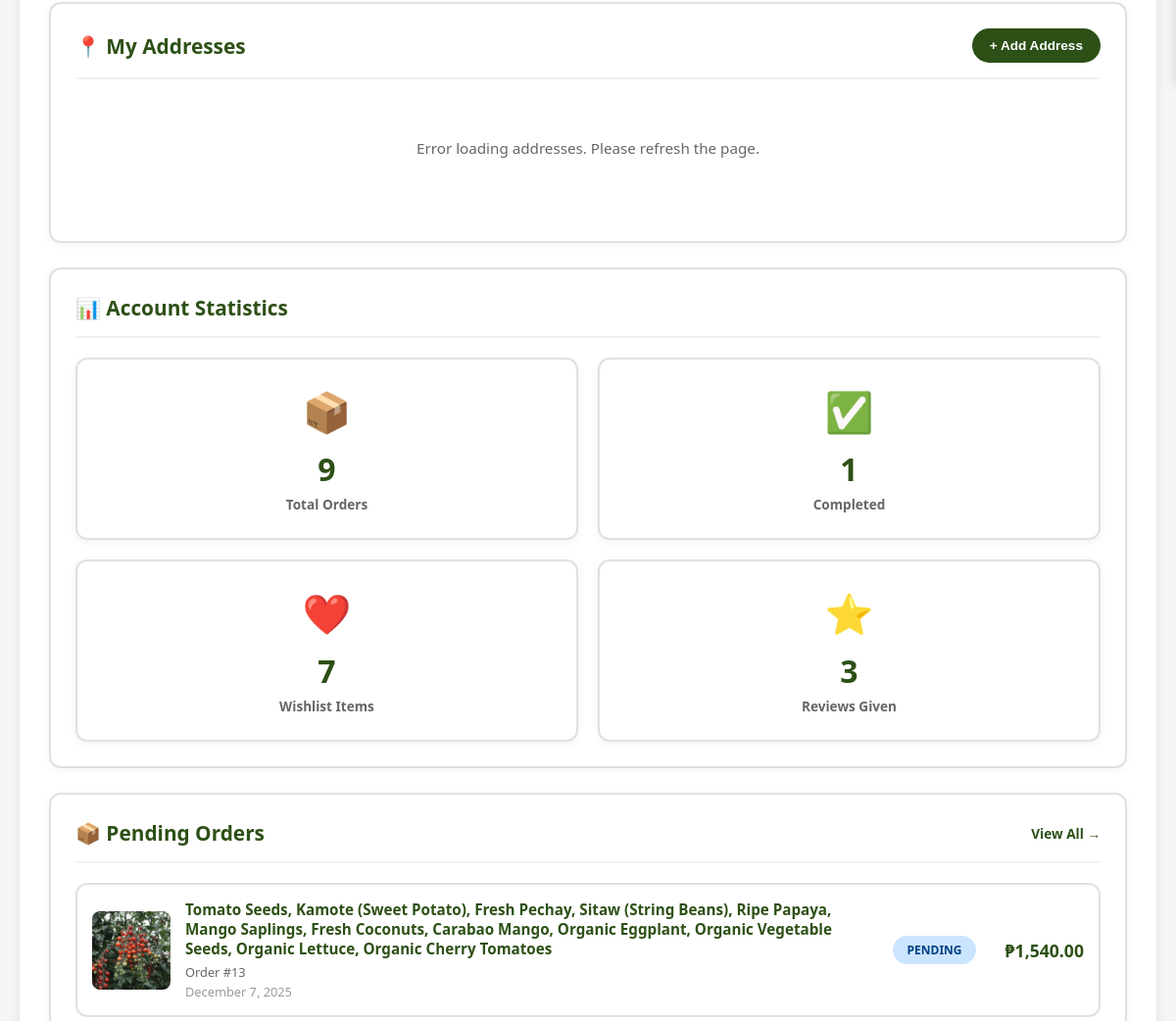
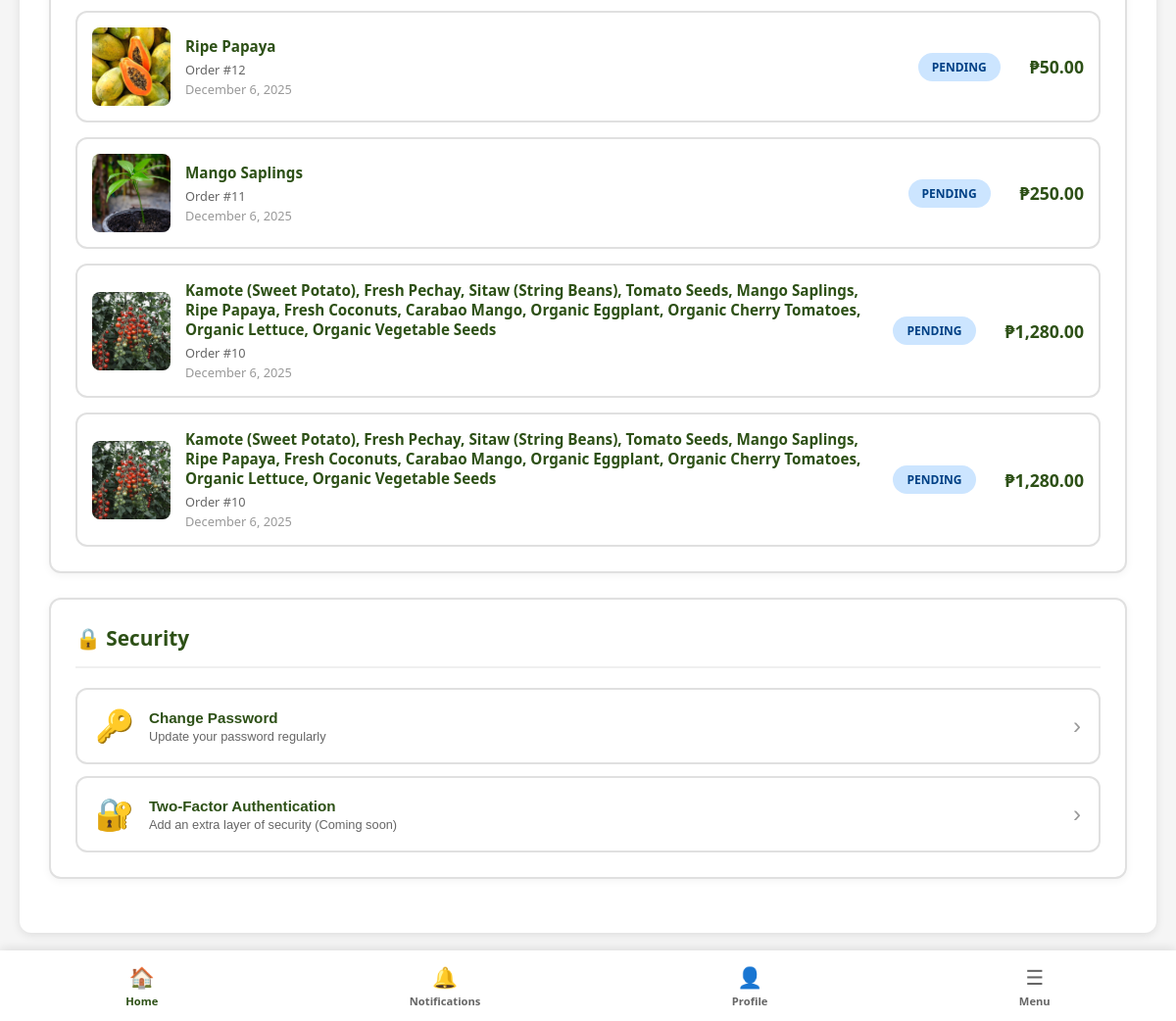
The app's page /public/profile/user (signed in, lower part), older data (2 pictures, top to bottom).
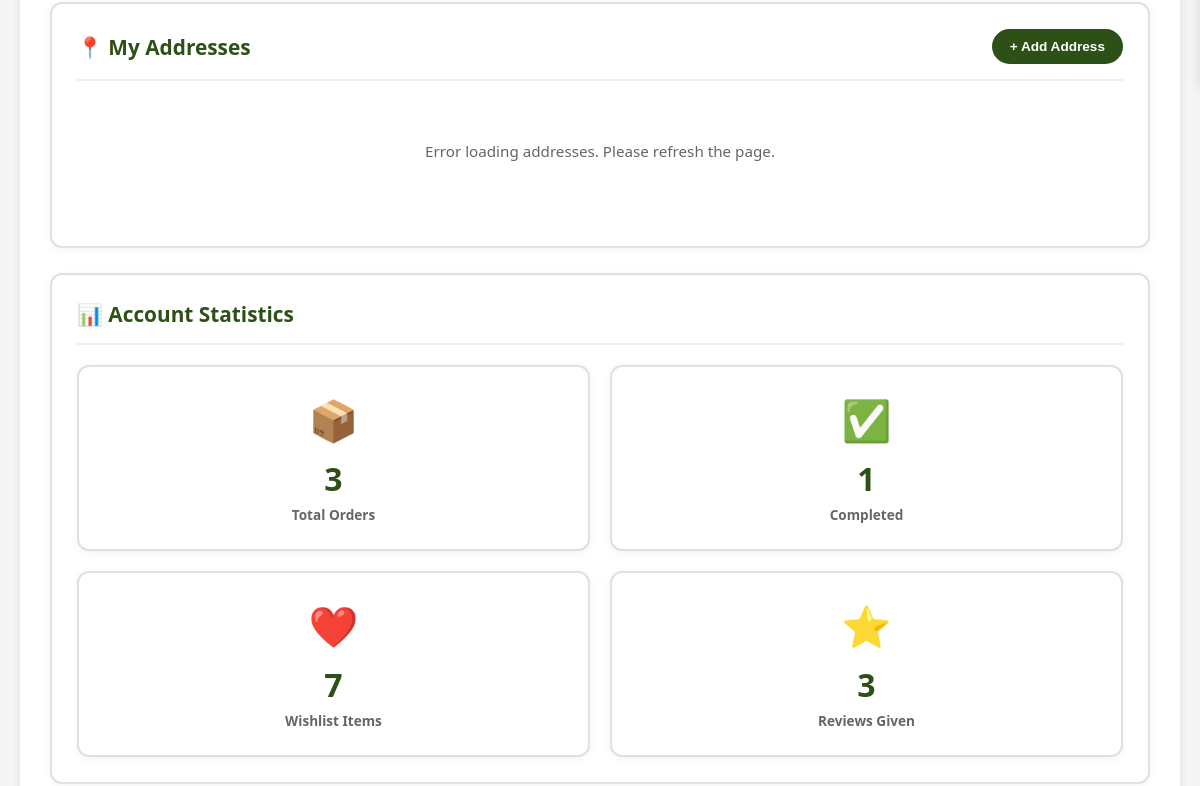
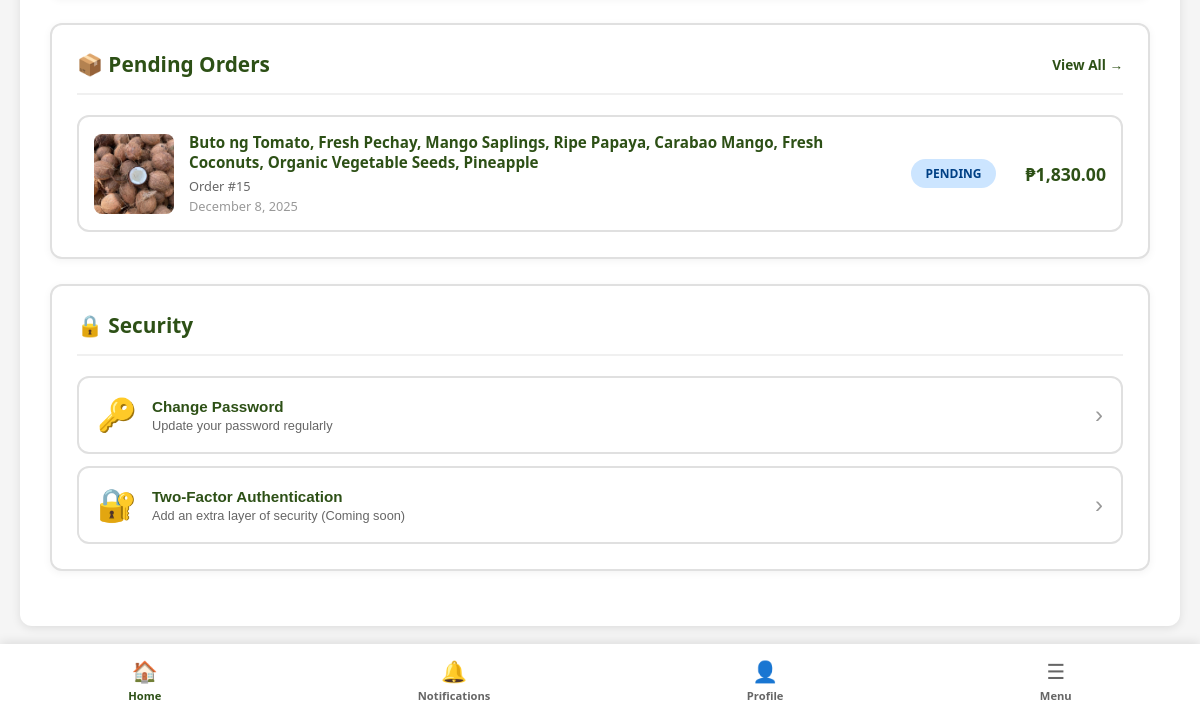
The same page, newer data (2 pictures, top to bottom).
### tables this page shows
CREATE TABLE `orders` (
  `orderID` int(11) NOT NULL,
  `buyerID` int(11) NOT NULL,
  `order_date` timestamp NOT NULL DEFAULT current_timestamp(),
  `total_amount` decimal(10,2) NOT NULL,
  `order_status` enum('pending','processing','shipped','delivered','cancelled') DEFAULT 'pending',
  `delivery_address` text NOT NULL,
  `delivery_municipality` varchar(100) NOT NULL,
  `delivery_province` varchar(100) NOT NULL,
  `delivery_postal_code` varchar(10) NOT NULL,
  `payment_method` enum('cash_on_delivery','gcash','bank_transfer') DEFAULT 'cash_on_delivery',
  `payment_status` enum('pending','paid','failed') DEFAULT 'pending',
  `payment_method_new` enum('cod','gcash','paymaya') NOT NULL DEFAULT 'cod',
  `shipping_fee` decimal(10,2) DEFAULT 0.00,
  `lgu_delivery_status` enum('pending_pickup','picked_up','in_transit','delivered','failed') DEFAULT 'pending_pickup',
  `assigned_rider_id` int(11) DEFAULT NULL,
  `rider_assigned_at` timestamp NULL DEFAULT NULL,
  `picked_up_at` timestamp NULL DEFAULT NULL,
  `delivered_at` timestamp NULL DEFAULT NULL,
  `payment_received_by_lgu_at` timestamp NULL DEFAULT NULL,
  `credited_to_seller_at` timestamp NULL DEFAULT NULL,
  `lgu_notes` text DEFAULT NULL,
  `receipt_generated` tinyint(1) DEFAULT 0,
  `notes` text DEFAULT NULL,
  `updated_at` timestamp NOT NULL DEFAULT current_timestamp() ON UPDATE current_timestamp()
);

### app/controllers/ProfileController.php (called while the page is built, shortened)
<?php
require_once __DIR__ . '/../models/User.php';
require_once __DIR__ . '/../../config/database.php';
class ProfileController
{
    private $userModel;
    public function __construct()
    {
        $this->userModel = new User();
    }
    public function getProfile()
    {
        $userID = $_SESSION['user_id'];
        $user = $this->userModel->getUserById($userID);
        return $user;
    }
    public function getUserStats($userID)
    {
        try {
            $db = new Database();
            $conn = $db->connect();
            $ordersQuery = "SELECT COUNT(*) as total_orders FROM orders WHERE buyerID = ?";
            $stmt = $conn->prepare($ordersQuery);
            $stmt->execute([$userID]);
            $ordersResult = $stmt->fetch(PDO::FETCH_ASSOC);
            $completedQuery = "SELECT COUNT(*) as completed_orders
                              FROM orders
                              WHERE buyerID = ? AND order_status = 'delivered'";
            $stmt = $conn->prepare($completedQuery);
            $stmt->execute([$userID]);
            $completedResult = $stmt->fetch(PDO::FETCH_ASSOC);
            $wishlistQuery = "SELECT COUNT(*) as wishlist_count FROM wishlist WHERE buyerID = ?";
            $stmt = $conn->prepare($wishlistQuery);
            $stmt->execute([$userID]);
            $wishlistResult = $stmt->fetch(PDO::FETCH_ASSOC);
            $reviewsQuery = "SELECT COUNT(*) as reviews_count FROM reviews WHERE buyerID = ?";
            $stmt = $conn->prepare($reviewsQuery);
            $stmt->execute([$userID]);
            $reviewsResult = $stmt->fetch(PDO::FETCH_ASSOC);
            return [
                'total_orders' => $ordersResult['total_orders'] ?? 0,
                'completed_orders' => $completedResult['completed_orders'] ?? 0,
                'wishlist_count' => $wishlistResult['wishlist_count'] ?? 0,
                'reviews_count' => $reviewsResult['reviews_count'] ?? 0
            ];
        } catch (Exception $e) {
            error_log("Get user stats error: " . $e->getMessage());
            return [
                'total_orders' => 0,
                'completed_orders' => 0,
                'wishlist_count' => 0,
                'reviews_count' => 0
            ];
        }
    }
    public function formatDate($dateString)
    {
        try {
            $date = new DateTime($dateString);
            return $date->format('F j, Y');
        } catch (Exception $e) {
            return 'Invalid date';
        }
    }
}

### app/models/User.php (called while the page is built, shortened)
<?php
require_once __DIR__ . '/../../config/database.php';
class User
{
    private $conn;
    private $table = 'users';
    public function __construct()
    {
        $database = new Database();
        $this->conn = $database->connect();
    }
    public function getUserById($userID)
    {
        try {
            $query = "SELECT * FROM " . $this->table . " WHERE userID = :userID LIMIT 1";
            $stmt = $this->conn->prepare($query);
            $stmt->bindParam(':userID', $userID);
            $stmt->execute();
            $result = $stmt->fetch(PDO::FETCH_ASSOC);
            return $result;
        } catch (PDOException $e) {
            error_log("Error in getUserById: " . $e->getMessage());
            return null;
        }
    }
}

### config/database.php (called while the page is built)
<?php
class Database
{
    private $host = "localhost";
    private $user = "root";
    private $pass = "";
    private $dbname = "agri_db";
    private $conn;
    public function connect()
    {
        if ($this->conn === null) {
            try {
                $dsn = "mysql:host={$this->host};dbname={$this->dbname};charset=utf8mb4";
                $this->conn = new PDO($dsn, $this->user, $this->pass);
                $this->conn->setAttribute(PDO::ATTR_ERRMODE, PDO::ERRMODE_EXCEPTION);
            } catch (PDOException $e) {
                die("Database Error: " . $e->getMessage());
            }
        }
        return $this->conn;
    }
}

### app/views/marketplace/profile.php (the view, shortened to what the changed rows need)
<?php
require_once BASE_PATH . '/app/controllers/ProfileController.php';
require_once BASE_PATH . '/config/database.php';
$profileController = new ProfileController();
$user = $profileController->getProfile();
$userStats = $profileController->getUserStats($user['userID']);
try {
    $db = new Database();
    $conn = $db->connect();
    $query = "SELECT
                o.orderID,
                o.order_date as created_at,
                o.total_amount,
                o.order_status as status,
                GROUP_CONCAT(p.product_name SEPARATOR ', ') as product_name,
                MIN(pi.image_path) as image
              FROM orders o
              JOIN order_items oi ON o.orderID = oi.orderID
              JOIN products p ON oi.productID = p.productID
              LEFT JOIN product_images pi ON p.productID = pi.productID AND pi.is_main = 1
              WHERE o.buyerID = ? AND o.order_status = 'pending'
              GROUP BY o.orderID
              ORDER BY o.order_date DESC
              LIMIT 5";
    $stmt = $conn->prepare($query);
    $stmt->execute([$user['userID']]);
    $recentOrders = $stmt->fetchAll(PDO::FETCH_ASSOC);
} catch (Exception $e) {
    error_log("Error fetching orders: " . $e->getMessage());
    $recentOrders = [];
}
?>
<!DOCTYPE html>
<html lang="en">
<head>
</head>
<body>
    <main class="main-content">
        <div class="profile-container">
            <div class="profile-content">
                <div class="profile-card">
                    <div class="card-header">
                        <h2>📍 My Addresses</h2>
                        <button class="card-add-btn" onclick="openAddAddressModal()">+ Add Address</button>
                    </div>
                    <div class="addresses-list" id="addressesContainer">
                    </div>
                </div>
                <div class="profile-card">
                    <div class="card-header">
                        <h2>📊 Account Statistics</h2>
                    </div>
                    <div class="stats-grid">
                        <div class="stat-card">
                            <div class="stat-icon">📦</div>
                            <div class="stat-value"><?php echo $userStats['total_orders']; ?></div>
                            <div class="stat-label">Total Orders</div>
                        </div>
                        <div class="stat-card">
                            <div class="stat-icon">✅</div>
                            <div class="stat-value"><?php echo $userStats['completed_orders']; ?></div>
                            <div class="stat-label">Completed</div>
                        </div>
                        <div class="stat-card">
                            <div class="stat-icon">❤️</div>
                            <div class="stat-value"><?php echo $userStats['wishlist_count']; ?></div>
                            <div class="stat-label">Wishlist Items</div>
                        </div>
                        <div class="stat-card">
                            <div class="stat-icon">⭐</div>
                            <div class="stat-value"><?php echo $userStats['reviews_count']; ?></div>
                            <div class="stat-label">Reviews Given</div>
                        </div>
                    </div>
                </div>
                <div class="profile-card">
                    <div class="card-header">
                        <h2>📦 Pending Orders</h2>
                        <a href="/agri_system/public/marketplace/myorders" class="view-all-link">View All →</a>
                    </div>
                    <div class="orders-list">
                        <?php if (empty($recentOrders)): ?>
                            <div class="empty-state">
                                <p>No pending orders. Start shopping in our marketplace!</p>
                                <a href="/agri_system/public/marketplace" class="btn-primary">Browse Products</a>
                            </div>
                        <?php else: ?>
                            <?php foreach ($recentOrders as $order): ?>
                                <div class="order-item" onclick="viewOrderDetails(<?php echo $order['orderID']; ?>)">
                                    <div class="order-image">
                                        <img src="<?php echo htmlspecialchars($order['image']); ?>" alt="Order">
                                    </div>
                                    <div class="order-info">
                                        <h3><?php echo htmlspecialchars($order['product_name']); ?></h3>
                                        <p class="order-id">Order #<?php echo htmlspecialchars($order['orderID']); ?></p>
                                        <p class="order-date"><?php echo $profileController->formatDate($order['created_at']); ?></p>
                                    </div>
                                    <div class="order-status <?php echo strtolower($order['status']); ?>">
                                        <?php echo htmlspecialchars($order['status']); ?>
                                    </div>
                                    <div class="order-price">₱<?php echo number_format($order['total_amount'], 2); ?></div>
                                </div>
                            <?php endforeach; ?>
                        <?php endif; ?>
                    </div>
                </div>
                <div class="profile-card">
                    <div class="card-header">
                        <h2>🔒 Security</h2>
                    </div>
                    <div class="security-list">
                        <button class="security-btn" onclick="changePassword()">
                            <div class="security-icon">🔑</div>
                            <div class="security-info">
                                <h3>Change Password</h3>
                                <p>Update your password regularly</p>
                            </div>
                            <span class="arrow">›</span>
                        </button>
                        <button class="security-btn" onclick="enable2FA()">
                            <div class="security-icon">🔐</div>
                            <div class="security-info">
                                <h3>Two-Factor Authentication</h3>
                                <p>Add an extra layer of security (Coming soon)</p>
                            </div>
                            <span class="arrow">›</span>
                        </button>
                    </div>
                </div>
            </div>
        </div>
    </main>
    <?php include BASE_PATH . '/app/views/marketplace/marketnav.php'; ?>
</body>
</html>

Row changes from the older to the newer data that the page shows:
removed orders: product_name "Tomato Seeds, Kamote (Sweet Potato), Fresh Pechay, Sitaw (String Beans), Ripe Papaya, Mango Saplings, Fresh Coconuts, Carabao Mango, Organic Eggplant, Organic Vegetable Seeds, Organic Lettuce, Organic Cherry Tomatoes", orderID "13", order_date "December 7, 2025", order_status "PENDING", total_amount "1,540.00"
removed orders: shows a picture, product_name "Ripe Papaya", orderID "12", order_date "December 6, 2025", order_status "PENDING", total_amount "50.00"
removed orders: shows a picture, product_name "Mango Saplings", orderID "11", order_date "December 6, 2025", order_status "PENDING", total_amount "250.00"
removed orders: product_name "Kamote (Sweet Potato), Fresh Pechay, Sitaw (String Beans), Tomato Seeds, Mango Saplings, Ripe Papaya, Fresh Coconuts, Carabao Mango, Organic Eggplant, Organic Cherry Tomatoes, Organic Lettuce, Organic Vegetable Seeds", orderID "10", order_date "December 6, 2025", order_status "PENDING", total_amount "1,280.00"
added orders: product_name "Buto ng Tomato, Fresh Pechay, Mango Saplings, Ripe Papaya, Carabao Mango, Fresh Coconuts, Organic Vegetable Seeds, Pineapple", orderID "15", order_date "December 8, 2025", order_status "PENDING", total_amount "1,830.00"
Text that changed along with them:
$userStats['total_orders']: "9" → "3"
